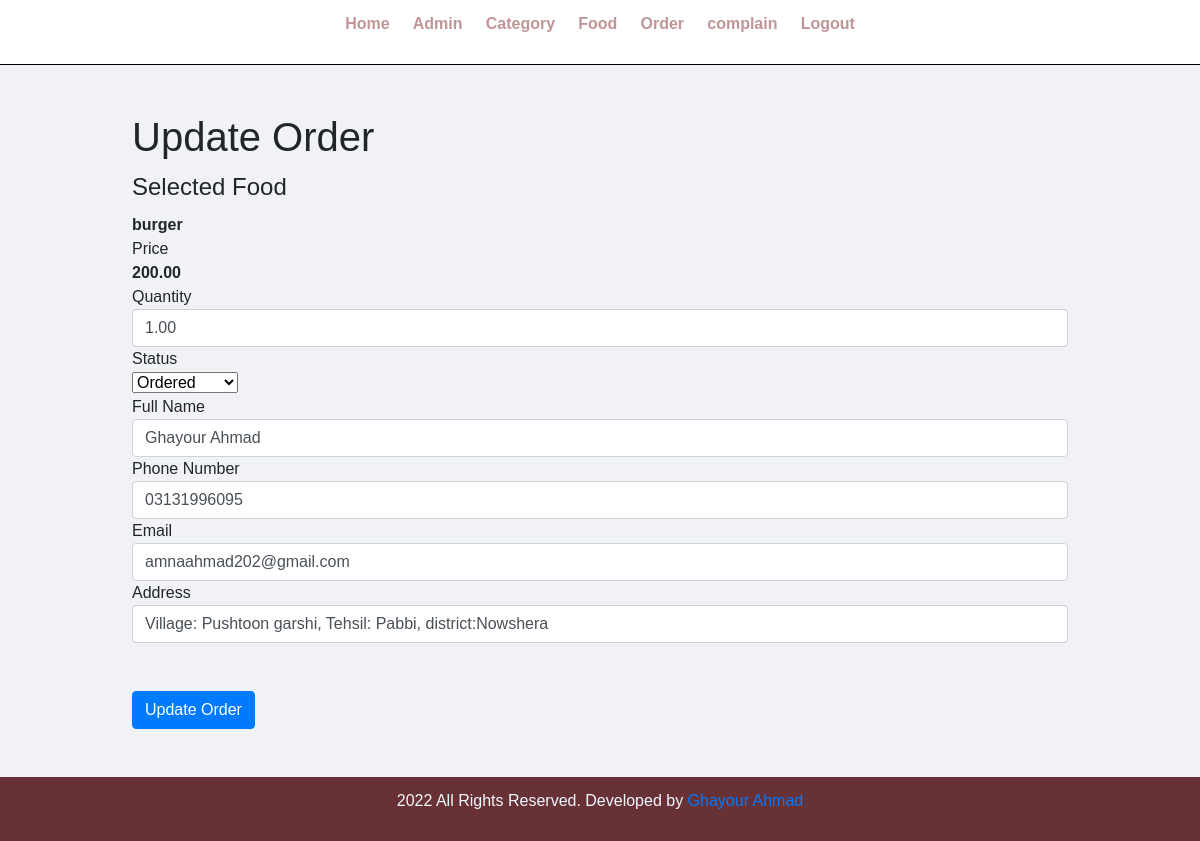
Page /admin/update-order.php?id=15 on the earlier database version.
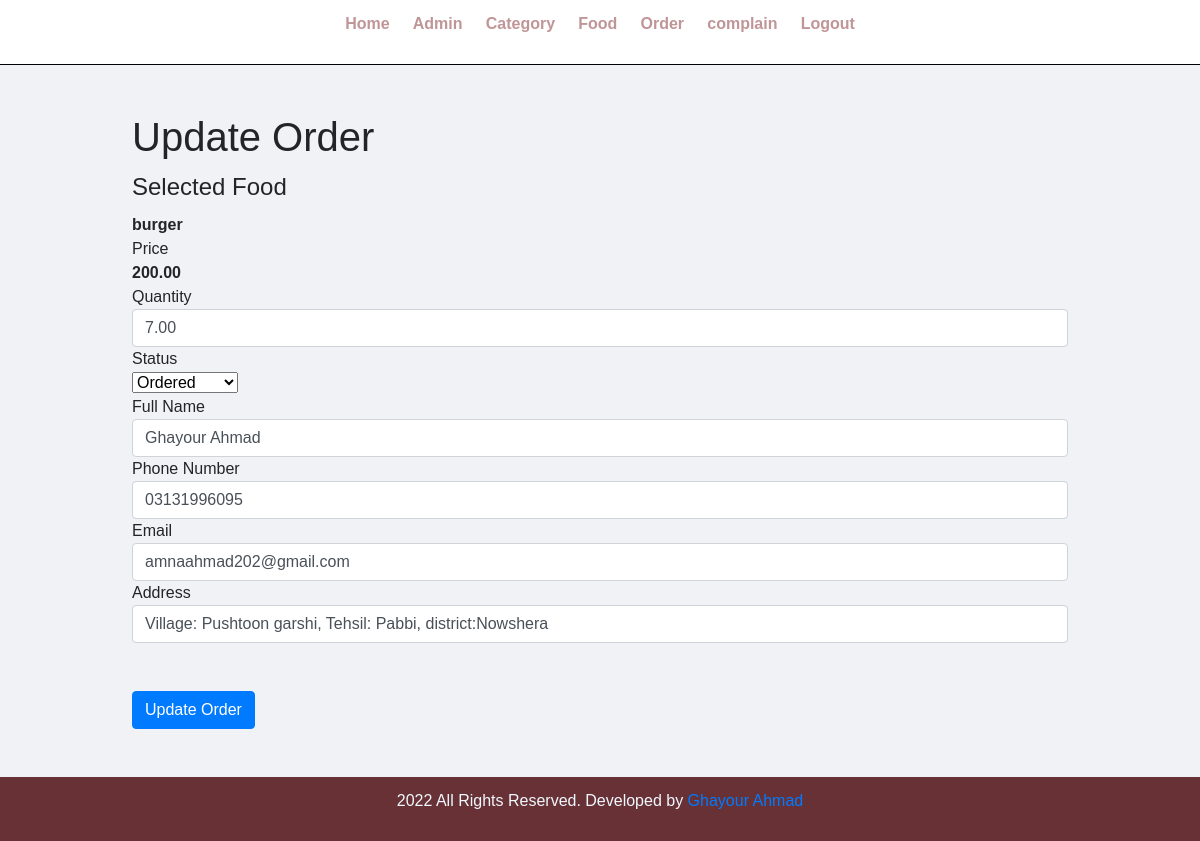
Same page on the later database version.
### tables this page shows
CREATE TABLE `tbl_order` (
  `id` int(10) UNSIGNED NOT NULL,
  `food` varchar(150) NOT NULL,
  `price` varchar(255) NOT NULL,
  `qty` decimal(10,2) NOT NULL,
  `total` varchar(255) NOT NULL,
  `order_date` datetime NOT NULL,
  `status` varchar(50) NOT NULL,
  `customer_name` varchar(150) NOT NULL,
  `customer_contact` varchar(20) NOT NULL,
  `customer_email` varchar(150) NOT NULL,
  `customer_address` varchar(255) NOT NULL
);

### admin/update-order.php (the view, shortened to what this page needs)
<?php include('../config/connection.php');    ?>
<?php include("../admin/include/menu.php"); ?>
<?php
$food_id=$_REQUEST['id'];
$result=mysqli_query($connection,"SELECT * FROM tbl_order where id='$food_id'");
$row=mysqli_fetch_array($result);
?>
<div class="main-content">
    <div class="wrapper">
        <h1>Update Order</h1>
        <form action="" method="POST" class="order">
                <fieldset>
                    <legend>Selected Food</legend>
                    <div class="food-menu-desc">
                        <td><strong><?php echo $row['food'] ?></strong></td>
                        <div class="order-label"> Price </div>
                        <td> <strong><?php echo $row['price'] ?></strong></td>
                        <div class="order-label">Quantity</div>
                        <input type="number" name="qty" class="input-responsive form-control" value="<?php echo $row['qty'] ?>" required>
                        </div>
                        <div class="order-label">Status</div>
                        <td>
                            <select name="status" id="">
                                <option value="Ordered">Ordered</option>
                            </select>
                        </td>
                    <div class="order-label">Full Name</div>
                    <input type="text" name="full-name" placeholder="Enter Name" class="input-responsive form-control" value="<?php echo $row['customer_name'] ?>" required>
                    <div class="order-label">Phone Number</div>
                    <input type="tel" name="contact" placeholder="E.g. 03xxxxxxx" class="input-responsive form-control" value="<?php echo $row['customer_contact'] ?>" required>
                    <div class="order-label">Email</div>
                    <input type="email" name="email" placeholder="E.g. xxxxx@gmail.com" class="input-responsive form-control" value="<?php echo $row['customer_email'] ?>" required>
                    <div class="order-label">Address</div>
                    <input name="address" rows="10" placeholder="E.g. Street, City, Country" class="input-responsive form-control" value="<?php echo $row['customer_address'] ?>" required>
                    <br><br>
                    <input type="submit" name="Submit" value="Update Order" class="btn btn-primary">
                </fieldset>
            </form>
    </div>
</div>
<?php include("../admin/include/footer.php"); ?>

Differences in the rows shown:
changed tbl_order "burger": qty "1.00" → "7.00"
